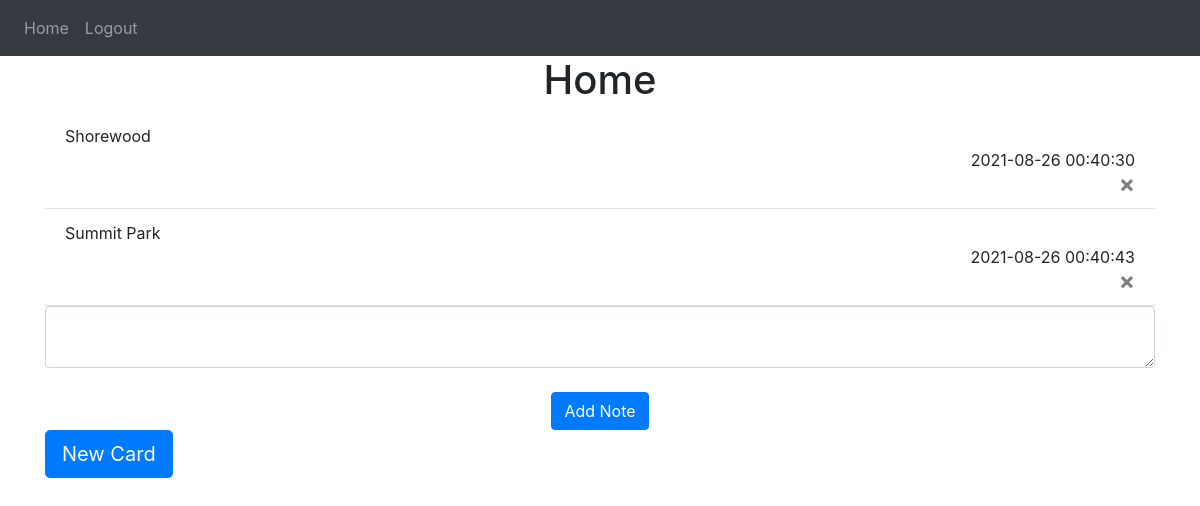
The app's page / (signed in) with its own data.
### website/models.py (models this page shows)
class Note(db.Model):
    id = db.Column(db.Integer, primary_key=True)
    data = db.Column(db.String(10000))
    date = db.Column(db.DateTime(timezone=True), default=func.now())
    user_id = db.Column(db.Integer, db.ForeignKey('user.id'))

### website/views.py (the view, shortened to what this page needs)
@views.route('/', methods=['GET', 'POST'])
@login_required
def home():
    return render_template("home.html", user=current_user)

### website/__init__.py (called while the page is built)
def create_app():
    app = Flask(__name__)
    app.config['SECRET_KEY'] = 'as;lkdjhfgsadkjgfhsadf'
    app.config['SQLALCHEMY_DATABASE_URI'] = f'sqlite:///{DB_NAME}'
    db.init_app(app)
    from .views import views
    from .auth import auth
    app.register_blueprint(views, url_prefix='/')
    app.register_blueprint(auth, url_prefix='/')
    from .models import User, Note
    create_database(app)
    login_manager = LoginManager()
    login_manager.login_view = 'auth.login'
    login_manager.init_app(app)
    @login_manager.user_loader
    def load_user(id):
        return User.query.get(int(id))
    return app

### website/templates/home.html (shortened to what this page needs)
{% extends "base.html"%}
{% block content %}
<h1 align="center">Home</h1>
<ul class="list-group list-group-flush" id="notes">
    {% for note in user.notes %}
    <li class="list-group-item">
        {{ note.data }}
        <div align="right">{{ note.date }}</div>
        <button type="button" class="close" onClick="deleteNote({{note.id}})">
          <span aria-hidden="true">&times;</span>
        </button>
      </li>
    {% endfor %}
</ul>
<form method="POST">
   <textarea name="note" id="note" class="form-control"></textarea>
   <br/>
   <div align="center">
       <button type="submit" class="btn btn-primary">Add Note</button>
   </div>
</form>
<div>
  <a href="/scorecard" class="btn btn-primary btn-lg " tabindex="-1" role="button" aria-disabled="true">New Card</a>
</div>
{% endblock %}

### records on screen
Note: data "Shorewood", date "2021-08-26 00:40:30"
Note: data "Summit Park", date "2021-08-26 00:40:43"
